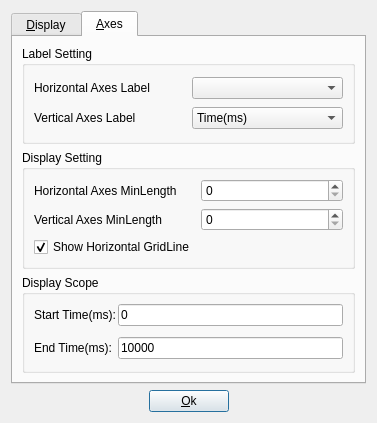
<?xml version="1.0" encoding="UTF-8"?>
<ui version="4.0">
 <class>PlotParamDlg</class>
 <widget class="QDialog" name="PlotParamDlg">
  <property name="geometry">
   <rect>
    <x>0</x>
    <y>0</y>
    <width>377</width>
    <height>423</height>
   </rect>
  </property>
  <property name="windowTitle">
   <string>Dialog</string>
  </property>
  <layout class="QVBoxLayout" name="verticalLayout_4">
   <item>
    <widget class="QTabWidget" name="tabWidget">
     <property name="currentIndex">
      <number>1</number>
     </property>
     <widget class="QWidget" name="tab">
      <attribute name="title">
       <string> &amp;Display </string>
      </attribute>
      <layout class="QVBoxLayout" name="verticalLayout_2">
       <item>
        <widget class="QGroupBox" name="groupBox">
         <property name="title">
          <string>Wiggle Mode</string>
         </property>
         <layout class="QHBoxLayout" name="horizontalLayout_3">
          <item>
           <layout class="QHBoxLayout" name="horizontalLayout_2">
            <item>
             <widget class="QRadioButton" name="WTVArBtn">
              <property name="text">
               <string>WTVA</string>
              </property>
             </widget>
            </item>
            <item>
             <widget class="QRadioButton" name="WTrBtn">
              <property name="text">
               <string>WT</string>
              </property>
             </widget>
            </item>
            <item>
             <widget class="QRadioButton" name="VArBtn">
              <property name="text">
               <string>VA</string>
              </property>
             </widget>
            </item>
           </layout>
          </item>
         </layout>
        </widget>
       </item>
       <item>
        <widget class="QGroupBox" name="groupBox_4">
         <property name="title">
          <string>VA Brush Polarity</string>
         </property>
         <layout class="QHBoxLayout" name="horizontalLayout_5">
          <item>
           <widget class="QCheckBox" name="positiveCbx">
            <property name="text">
             <string>Positive</string>
            </property>
           </widget>
          </item>
          <item>
           <widget class="QCheckBox" name="negativeCbx">
            <property name="text">
             <string>Negative</string>
            </property>
           </widget>
          </item>
         </layout>
        </widget>
       </item>
       <item>
        <widget class="QGroupBox" name="groupBox_5">
         <property name="title">
          <string>Interpolation Type</string>
         </property>
         <layout class="QHBoxLayout" name="horizontalLayout_4">
          <item>
           <widget class="QRadioButton" name="sincRBtn">
            <property name="text">
             <string>Sinc</string>
            </property>
           </widget>
          </item>
          <item>
           <widget class="QRadioButton" name="linearRbtn">
            <property name="text">
             <string>Linear</string>
            </property>
           </widget>
          </item>
         </layout>
        </widget>
       </item>
       <item>
        <layout class="QGridLayout" name="gridLayout_3">
         <item row="0" column="0">
          <widget class="QLabel" name="label_6">
           <property name="sizePolicy">
            <sizepolicy hsizetype="Expanding" vsizetype="Preferred">
             <horstretch>0</horstretch>
             <verstretch>0</verstretch>
            </sizepolicy>
           </property>
           <property name="text">
            <string>Scale Scope:</string>
           </property>
          </widget>
         </item>
         <item row="0" column="1">
          <widget class="QComboBox" name="ScaleScopeCbx">
           <item>
            <property name="text">
             <string>Global</string>
            </property>
           </item>
           <item>
            <property name="text">
             <string>Trace</string>
            </property>
           </item>
          </widget>
         </item>
         <item row="1" column="0">
          <widget class="QLabel" name="label_5">
           <property name="sizePolicy">
            <sizepolicy hsizetype="Expanding" vsizetype="Preferred">
             <horstretch>0</horstretch>
             <verstretch>0</verstretch>
            </sizepolicy>
           </property>
           <property name="text">
            <string>Gain:</string>
           </property>
          </widget>
         </item>
         <item row="1" column="1">
          <widget class="QLineEdit" name="gainEdit">
           <property name="sizePolicy">
            <sizepolicy hsizetype="Preferred" vsizetype="Fixed">
             <horstretch>0</horstretch>
             <verstretch>0</verstretch>
            </sizepolicy>
           </property>
           <property name="maximumSize">
            <size>
             <width>100</width>
             <height>16777215</height>
            </size>
           </property>
           <property name="text">
            <string>1.0</string>
           </property>
          </widget>
         </item>
         <item row="2" column="0">
          <widget class="QLabel" name="label_7">
           <property name="text">
            <string>Trace Inc:</string>
           </property>
          </widget>
         </item>
         <item row="2" column="1">
          <widget class="QSpinBox" name="traceIncSpx"/>
         </item>
        </layout>
       </item>
      </layout>
     </widget>
     <widget class="QWidget" name="tab_2">
      <attribute name="title">
       <string> &amp;Axes </string>
      </attribute>
      <layout class="QVBoxLayout" name="verticalLayout_3">
       <item>
        <widget class="QGroupBox" name="groupBox_2">
         <property name="title">
          <string>Label Setting</string>
         </property>
         <layout class="QGridLayout" name="gridLayout">
          <item row="0" column="0">
           <widget class="QLabel" name="label">
            <property name="text">
             <string>Horizontal Axes Label</string>
            </property>
           </widget>
          </item>
          <item row="0" column="1">
           <widget class="QComboBox" name="horiAxesLbl"/>
          </item>
          <item row="1" column="0">
           <widget class="QLabel" name="label_2">
            <property name="text">
             <string>Vertical Axes Label</string>
            </property>
           </widget>
          </item>
          <item row="1" column="1">
           <widget class="QComboBox" name="vertAxesLbl">
            <item>
             <property name="text">
              <string>Time(ms)</string>
             </property>
            </item>
            <item>
             <property name="text">
              <string>Depth(m)</string>
             </property>
            </item>
           </widget>
          </item>
         </layout>
        </widget>
       </item>
       <item>
        <widget class="QGroupBox" name="groupBox_3">
         <property name="title">
          <string>Display Setting</string>
         </property>
         <layout class="QGridLayout" name="gridLayout_2">
          <item row="0" column="0">
           <widget class="QLabel" name="label_3">
            <property name="text">
             <string>Horizontal Axes MinLength</string>
            </property>
           </widget>
          </item>
          <item row="0" column="1">
           <widget class="QSpinBox" name="horiAxesMinLenEdit"/>
          </item>
          <item row="1" column="0">
           <widget class="QLabel" name="label_4">
            <property name="text">
             <string>Vertical Axes MinLength</string>
            </property>
           </widget>
          </item>
          <item row="1" column="1">
           <widget class="QSpinBox" name="vertAxesMinLenEdit"/>
          </item>
          <item row="2" column="0">
           <widget class="QCheckBox" name="showHoriGridCbx">
            <property name="text">
             <string>Show Horizontal GridLine</string>
            </property>
            <property name="checked">
             <bool>true</bool>
            </property>
            <property name="tristate">
             <bool>false</bool>
            </property>
           </widget>
          </item>
         </layout>
        </widget>
       </item>
       <item>
        <widget class="QGroupBox" name="groupBox_6">
         <property name="title">
          <string>Display Scope</string>
         </property>
         <layout class="QGridLayout" name="gridLayout_4">
          <property name="leftMargin">
           <number>9</number>
          </property>
          <property name="topMargin">
           <number>0</number>
          </property>
          <property name="rightMargin">
           <number>9</number>
          </property>
          <property name="bottomMargin">
           <number>0</number>
          </property>
          <property name="spacing">
           <number>2</number>
          </property>
          <item row="0" column="0">
           <widget class="QLabel" name="label_8">
            <property name="text">
             <string>Start Time(ms):</string>
            </property>
           </widget>
          </item>
          <item row="0" column="1">
           <widget class="QLineEdit" name="startTimeEdit">
            <property name="text">
             <string>0</string>
            </property>
           </widget>
          </item>
          <item row="1" column="0">
           <widget class="QLabel" name="label_9">
            <property name="text">
             <string>End Time(ms):</string>
            </property>
           </widget>
          </item>
          <item row="1" column="1">
           <widget class="QLineEdit" name="endTimeEdit">
            <property name="text">
             <string>10000</string>
            </property>
           </widget>
          </item>
         </layout>
        </widget>
       </item>
      </layout>
     </widget>
    </widget>
   </item>
   <item>
    <layout class="QHBoxLayout" name="horizontalLayout">
     <item>
      <spacer name="horizontalSpacer">
       <property name="orientation">
        <enum>Qt::Horizontal</enum>
       </property>
       <property name="sizeHint" stdset="0">
        <size>
         <width>40</width>
         <height>20</height>
        </size>
       </property>
      </spacer>
     </item>
     <item>
      <widget class="QPushButton" name="okBtn">
       <property name="text">
        <string>&amp;Ok</string>
       </property>
      </widget>
     </item>
     <item>
      <spacer name="horizontalSpacer_2">
       <property name="orientation">
        <enum>Qt::Horizontal</enum>
       </property>
       <property name="sizeHint" stdset="0">
        <size>
         <width>40</width>
         <height>20</height>
        </size>
       </property>
      </spacer>
     </item>
    </layout>
   </item>
  </layout>
 </widget>
 <resources/>
 <connections/>
</ui>
